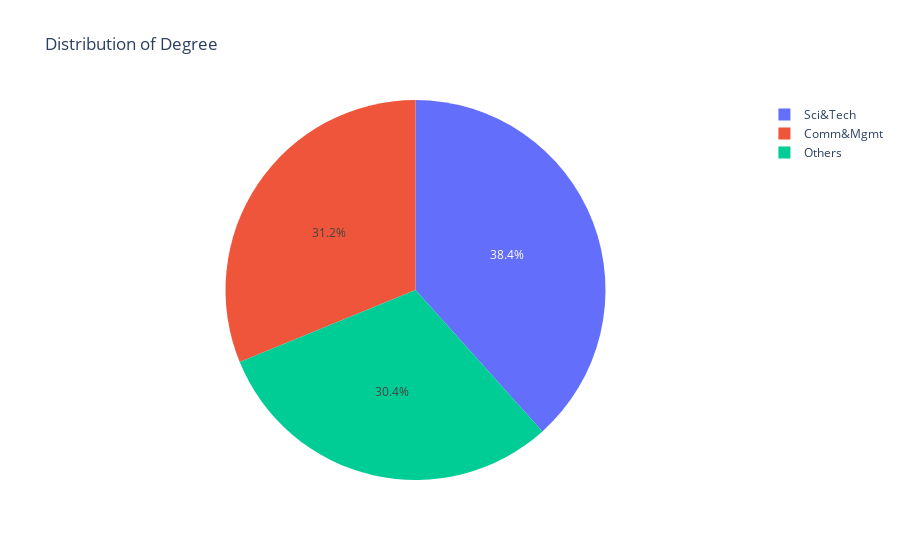

Here is the notebook cell this chart was saved with:
### Code cell
px.pie(data_frame=df ,names='degree_t', title='Distribution of Degree')

### Figure 1 — Plotly figure (JSON) as saved in the notebook; plotly's stock layout.template omitted (floating-point values rounded to 4 significant figures; data arrays with more than 128 entries replaced by an {"elided": "..."} marker saying what was removed)
{"data": [{"domain": {"x": [0, 1], "y": [0, 1]}, "hovertemplate": "degree_t=%{label}<extra></extra>", "labels": {"elided": "670 str values"}, "legendgroup": "", "name": "", "showlegend": true, "type": "pie"}], "layout": {"legend": {"tracegroupgap": 0}, "title": {"text": "Distribution of Degree"}}}
